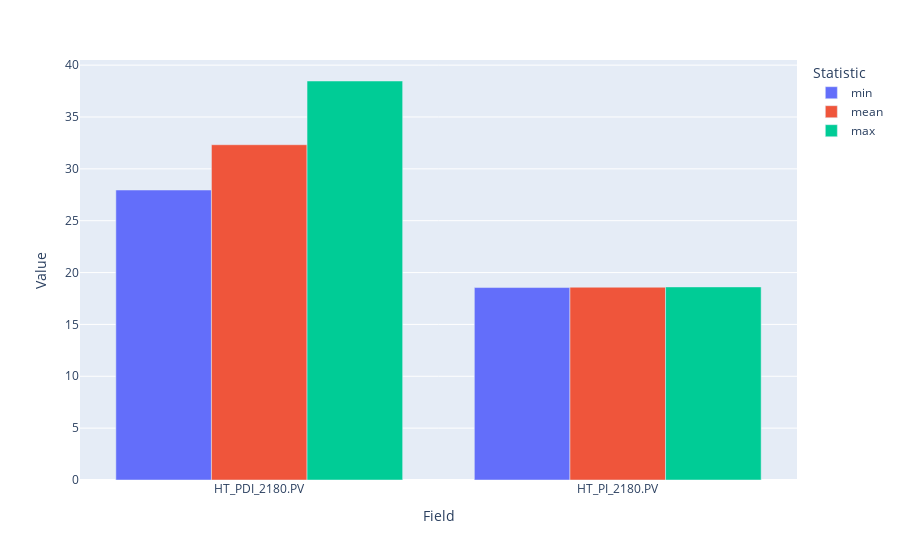

Here is the notebook cell this chart was saved with:
### Markdown cell above
#### A. Plotly

### Code cell
bar_df = df.groupby(["_field"]).agg({"_value": ["min", "mean","max"]}).reset_index()
data = bar_df["_value"]
data["_field"] = bar_df["_field"]
px.bar(data, x="_field", y=["min", "mean", "max"], barmode="group", labels={"_field": "Field", "value": "Value", "variable": "Statistic"})

### Figure 1 — Plotly figure (JSON) as saved in the notebook; plotly's stock layout.template omitted (floating-point values rounded to 4 significant figures)
{"data": [{"alignmentgroup": "True", "hovertemplate": "Statistic=min<br>Field=%{x}<br>Value=%{y}<extra></extra>", "legendgroup": "min", "marker": {"color": "#636efa", "pattern": {"shape": ""}}, "name": "min", "offsetgroup": "min", "orientation": "v", "showlegend": true, "textposition": "auto", "type": "bar", "x": ["HT_PDI_2180.PV", "HT_PI_2180.PV"], "xaxis": "x", "y": [27.96, 18.55], "yaxis": "y"}, {"alignmentgroup": "True", "hovertemplate": "Statistic=mean<br>Field=%{x}<br>Value=%{y}<extra></extra>", "legendgroup": "mean", "marker": {"color": "#EF553B", "pattern": {"shape": ""}}, "name": "mean", "offsetgroup": "mean", "orientation": "v", "showlegend": true, "textposition": "auto", "type": "bar", "x": ["HT_PDI_2180.PV", "HT_PI_2180.PV"], "xaxis": "x", "y": [32.33, 18.59], "yaxis": "y"}, {"alignmentgroup": "True", "hovertemplate": "Statistic=max<br>Field=%{x}<br>Value=%{y}<extra></extra>", "legendgroup": "max", "marker": {"color": "#00cc96", "pattern": {"shape": ""}}, "name": "max", "offsetgroup": "max", "orientation": "v", "showlegend": true, "textposition": "auto", "type": "bar", "x": ["HT_PDI_2180.PV", "HT_PI_2180.PV"], "xaxis": "x", "y": [38.47, 18.62], "yaxis": "y"}], "layout": {"autosize": true, "barmode": "group", "legend": {"title": {"text": "Statistic"}, "tracegroupgap": 0}, "margin": {"t": 60}, "xaxis": {"anchor": "y", "autorange": true, "domain": [0, 1], "range": [-0.5, 1.5], "title": {"text": "Field"}, "type": "category"}, "yaxis": {"anchor": "x", "autorange": true, "domain": [0, 1], "range": [0, 40.49], "title": {"text": "Value"}, "type": "linear"}}}
